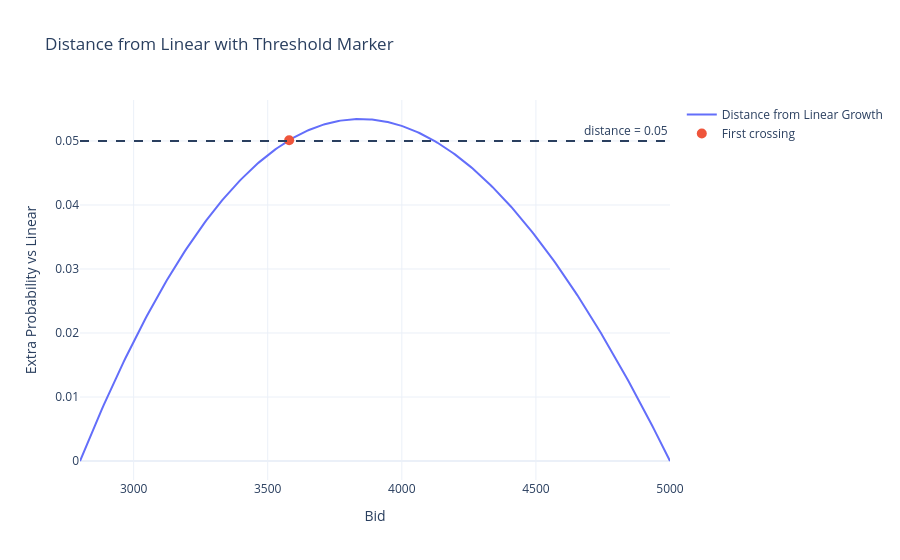

The code cell stored with this chart in its notebook:
### Code cell
# set threshold
threshold = 0.05

# find first bid satisfying condition
mask = distance >= threshold

if np.any(mask):

    first_idx = np.argmax(mask)

    bid_threshold = bids[first_idx]
    distance_threshold = distance[first_idx]

    print("First bid where distance >= 0.05:", bid_threshold)
    print("Distance there:", distance_threshold)

else:

    bid_threshold = None
    print("No point exceeds threshold")

# -------------------------
# Plot
# -------------------------

fig2 = go.Figure()

# main curve
fig2.add_trace(
    go.Scatter(
        x=bids,
        y=distance,
        mode="lines",
        name="Distance from Linear Growth"
    )
)

# horizontal threshold line
fig2.add_hline(
    y=threshold,
    line_dash="dash",
    annotation_text="distance = 0.05"
)

# marker: first crossing point
if bid_threshold is not None:

    fig2.add_trace(
        go.Scatter(
            x=[bid_threshold],
            y=[distance_threshold],
            mode="markers",
            marker=dict(size=10),
            name="First crossing"
        )
    )

fig2.update_layout(
    title="Distance from Linear with Threshold Marker",
    xaxis_title="Bid",
    yaxis_title="Extra Probability vs Linear",
    template="plotly_white"
)

fig2.show()

### Figure 1 — Plotly figure (JSON) as saved in the notebook; plotly's stock layout.template omitted (floating-point values rounded to 4 significant figures; data arrays with more than 128 entries replaced by an {"elided": "..."} marker saying what was removed)
{"data": [{"mode": "lines", "name": "Distance from Linear Growth", "type": "scatter", "x": {"elided": "300 float values"}, "y": {"elided": "300 float values"}}, {"marker": {"size": 10}, "mode": "markers", "name": "First crossing", "type": "scatter", "x": [3580.0], "y": [0.05012]}], "layout": {"annotations": [{"showarrow": false, "text": "distance = 0.05", "x": 1, "xanchor": "right", "xref": "x domain", "y": 0.05, "yanchor": "bottom", "yref": "y"}], "shapes": [{"line": {"dash": "dash"}, "type": "line", "x0": 0, "x1": 1, "xref": "x domain", "y0": 0.05, "y1": 0.05, "yref": "y"}], "title": {"text": "Distance from Linear with Threshold Marker"}, "xaxis": {"title": {"text": "Bid"}}, "yaxis": {"title": {"text": "Extra Probability vs Linear"}}}}
